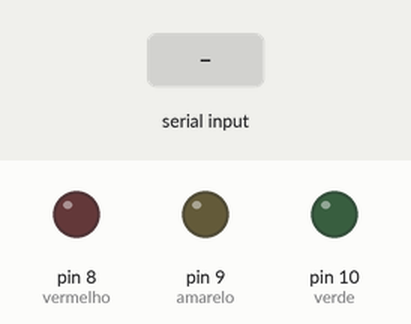
This sketch was run on a simulated Arduino Uno, built with avr-gcc and run on an emulated ATmega328P. On the bench: output pins drawn as LEDs (lit = HIGH). Inputs (shaded band) come from the test bench.

Above: at 1.2 s.
1.3 s: "1" received over Serial
At 2.1 s:
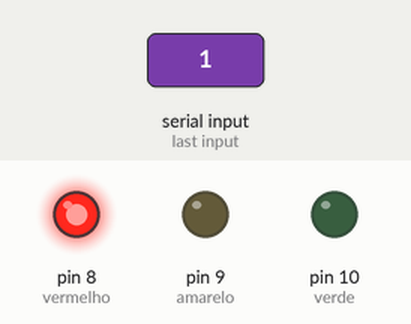
At 3.1 s:
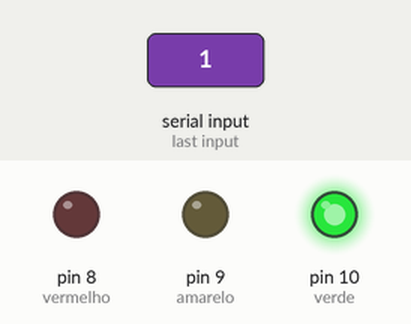
4.3 s: "0" received over Serial
At 8.8 s:
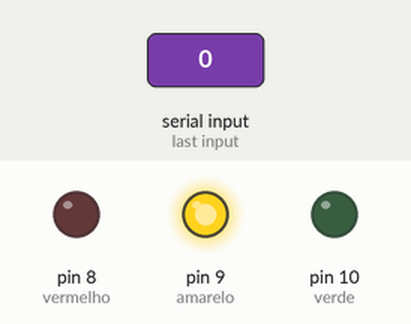
Timing chart, 0 to 11.8 s (numbered marks = the images above; inputs shaded):
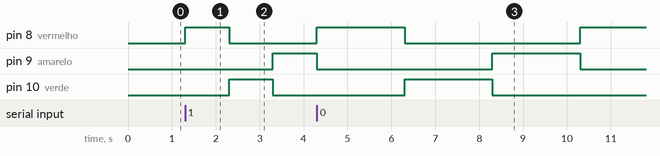

The sketch:

ProjetoSemaforo.ino
```cpp
int vermelho = 8;
int amarelo = 9;
int verde = 10;

int comando;
int estado = 3;
int tempo;

void setup(){
  Serial.begin(9600);

  pinMode(vermelho, OUTPUT);
  pinMode(amarelo, OUTPUT);
  pinMode(verde, OUTPUT);
}
void loop(){
  if (Serial.available()){
    comando = Serial.read();

    if (comando == '0'){
      estado = 0;
      tempo = 2000;
    }
    else if (comando == '1'){
      estado = 1;
      tempo = 1000;
    }
    else if (comando == '2'){
      estado = 2;
      tempo = 500;
    }
    else if (comando == '3'){
      estado = 3;
    }
  }

  if (estado == 0){
    semaforo();
  }
  else if (estado == 1){
    semaforo();
  }
  else if (estado == 2){
    semaforo();
  }
  else if (estado == 3){
    desligar();
  }
}

void semaforo(){
  digitalWrite(vermelho, HIGH);
  delay(tempo);
  digitalWrite(vermelho, LOW);
  digitalWrite(verde, HIGH);
  delay(tempo);
  digitalWrite(verde, LOW);
  digitalWrite(amarelo, HIGH);
  delay(tempo);
  digitalWrite(amarelo, LOW);
}

void desligar(){
  digitalWrite(vermelho, LOW);
  digitalWrite(amarelo, LOW);
  digitalWrite(verde, LOW);
}
```

Measured:
- after the input at 1.3 s, pin 8 (vermelho): LOW → HIGH at once, → LOW 1.0 s later; pin 9 (amarelo): LOW → HIGH after 2.0 s; pin 10 (verde): LOW → HIGH after 1.0 s, → LOW 1.0 s later
